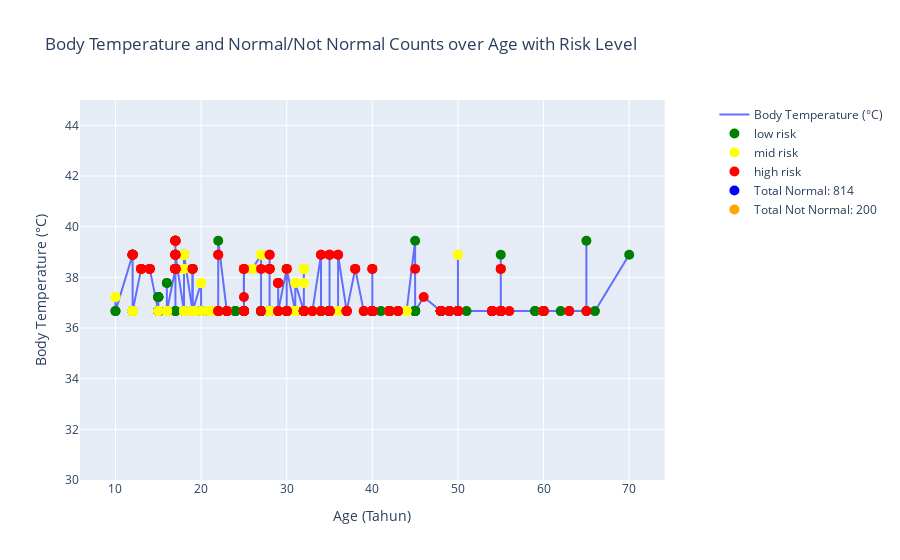

This figure's notebook cell:
### Code cell
# Importing required libraries
import pandas as pd
import plotly.graph_objs as go
from plotly.subplots import make_subplots

# Reading data from Excel file and storing it in a DataFrame 'data'
data = pd.read_excel('data/data_kesehatan.xlsx')

# Sorting the DataFrame 'data' based on the 'Age' column
data = data.sort_values(by='Age')

# Defining the 'normal' temperature range (e.g., 36.5 to 37.5 degrees Celsius)
normal_temp_range = (36.5, 37.5)

# Determining if each temperature is normal or not and creating a new column for it
data['TempStatus'] = data['body Temp (celcius)'].apply(lambda x: 'normal' if normal_temp_range[0] <= x <= normal_temp_range[1] else 'not normal')

# Group by 'TempStatus' and count the occurrences
temp_status_counts = data['TempStatus'].value_counts()

# Extracting 'Age', 'body Temp (celcius)', and 'RiskLevel' from the data
x = data['Age']
y = data['body Temp (celcius)']
risk_levels = data['RiskLevel']

# Defining color mapping for risk levels
color_mapping = {'low risk': 'green', 'mid risk': 'yellow', 'high risk': 'red'}

# Creating a subplot figure with a secondary y-axis
fig = make_subplots(specs=[[{"secondary_y": True}]])

# Adding a line trace for body temperature
fig.add_trace(go.Scatter(x=x, y=y, mode='lines', name='Body Temperature (°C)'), secondary_y=False)

# Adding separate traces for each risk level
for risk_level, color in color_mapping.items():
    x_risk = [x[i] for i in range(len(x)) if risk_levels[i] == risk_level]
    y_risk = [y[i] for i in range(len(x)) if risk_levels[i] == risk_level]
    hover_text = [f"Age: {x[i]}, Temp: {y[i]}°C, Risk Level: {risk_levels[i]}" for i in range(len(x)) if risk_levels[i] == risk_level]
    
    fig.add_trace(go.Scatter(
        x=x_risk,
        y=y_risk,
        mode='markers',
        marker=dict(color=color, size=10),
        name=risk_level,
        hovertext=hover_text
    ), secondary_y=False)

# Adding dummy traces for the legend, with mode='none' so they don't show up on the graph
fig.add_trace(go.Scatter(
    x=[None], 
    y=[None], 
    mode='markers',
    marker=dict(size=10, color='blue'),
    name=f'Total Normal: {temp_status_counts["normal"]}'
))

fig.add_trace(go.Scatter(
    x=[None], 
    y=[None], 
    mode='markers',
    marker=dict(size=10, color='orange'),
    name=f'Total Not Normal: {temp_status_counts["not normal"]}'
))

# Updating the layout to include secondary y-axis title and making the grid for secondary y-axis invisible
fig.update_layout(
    title='Body Temperature and Normal/Not Normal Counts over Age with Risk Level',
    xaxis_title='Age (Tahun)',
    yaxis_title='Body Temperature (°C)',
    yaxis2=dict(
        title='Total Counts',
        overlaying='y',
        side='right',
        showgrid=False
    ),
    autosize=True,
    height=600,
)

# Update the y-axis configuration to include these new tick values and texts and the new range
fig.update_yaxes(
    range=[30, 45]
)

# Displaying the plot
fig.show()

### Figure 1 — Plotly figure (JSON) as saved in the notebook; plotly's stock layout.template omitted (floating-point values rounded to 4 significant figures; data arrays with more than 128 entries replaced by an {"elided": "..."} marker saying what was removed)
{"data": [{"mode": "lines", "name": "Body Temperature (°C)", "type": "scatter", "x": {"elided": "1014 int values"}, "xaxis": "x", "y": {"elided": "1014 float values"}, "yaxis": "y"}, {"hovertext": {"elided": "406 str values"}, "marker": {"color": "green", "size": 10}, "mode": "markers", "name": "low risk", "type": "scatter", "x": {"elided": "406 int values"}, "xaxis": "x", "y": {"elided": "406 float values"}, "yaxis": "y"}, {"hovertext": {"elided": "336 str values"}, "marker": {"color": "yellow", "size": 10}, "mode": "markers", "name": "mid risk", "type": "scatter", "x": {"elided": "336 int values"}, "xaxis": "x", "y": {"elided": "336 float values"}, "yaxis": "y"}, {"hovertext": {"elided": "272 str values"}, "marker": {"color": "red", "size": 10}, "mode": "markers", "name": "high risk", "type": "scatter", "x": {"elided": "272 int values"}, "xaxis": "x", "y": {"elided": "272 float values"}, "yaxis": "y"}, {"marker": {"color": "blue", "size": 10}, "mode": "markers", "name": "Total Normal: 814", "type": "scatter", "x": [null], "y": [null]}, {"marker": {"color": "orange", "size": 10}, "mode": "markers", "name": "Total Not Normal: 200", "type": "scatter", "x": [null], "y": [null]}], "layout": {"autosize": true, "title": {"text": "Body Temperature and Normal/Not Normal Counts over Age with Risk Level"}, "xaxis": {"anchor": "y", "autorange": true, "domain": [0, 0.94], "range": [6.209, 73.79], "title": {"text": "Age (Tahun)"}, "type": "linear"}, "yaxis": {"anchor": "x", "domain": [0, 1], "range": [30, 45], "title": {"text": "Body Temperature (°C)"}, "type": "linear"}, "yaxis2": {"anchor": "x", "overlaying": "y", "range": [30, 45], "showgrid": false, "side": "right", "title": {"text": "Total Counts"}}}}
